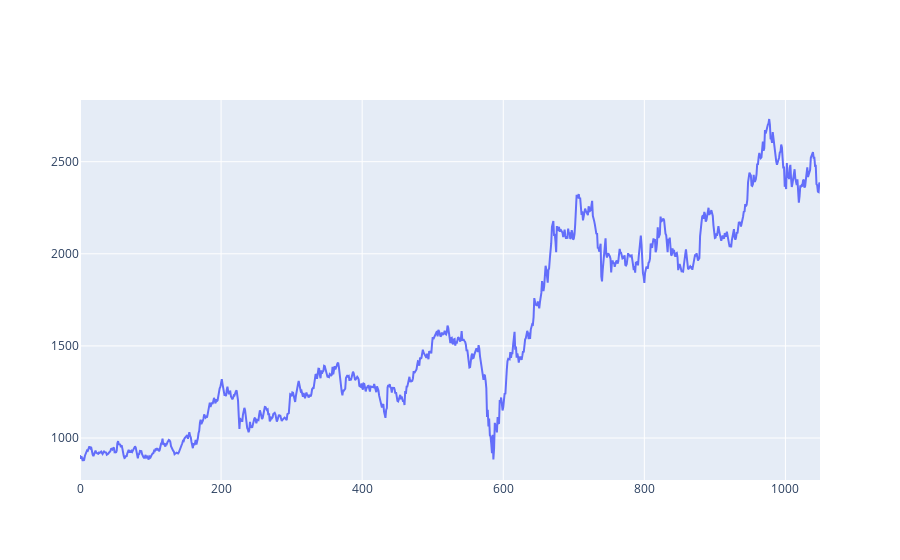

The notebook cell this image was saved under:
### Code cell
fig = go.Figure()
fig.add_trace(go.Scatter(x=data.index, y=data['Close'][-len(test_set):], mode='lines', name='closing price'))

### Figure 1 — Plotly figure (JSON) as saved in the notebook; plotly's stock layout.template omitted (floating-point values rounded to 4 significant figures; data arrays with more than 128 entries replaced by an {"elided": "..."} marker saying what was removed)
{"data": [{"mode": "lines", "name": "closing price", "type": "scatter", "x": {"elided": "5248 int values"}, "y": {"elided": "1050 float values"}}], "layout": {}}
